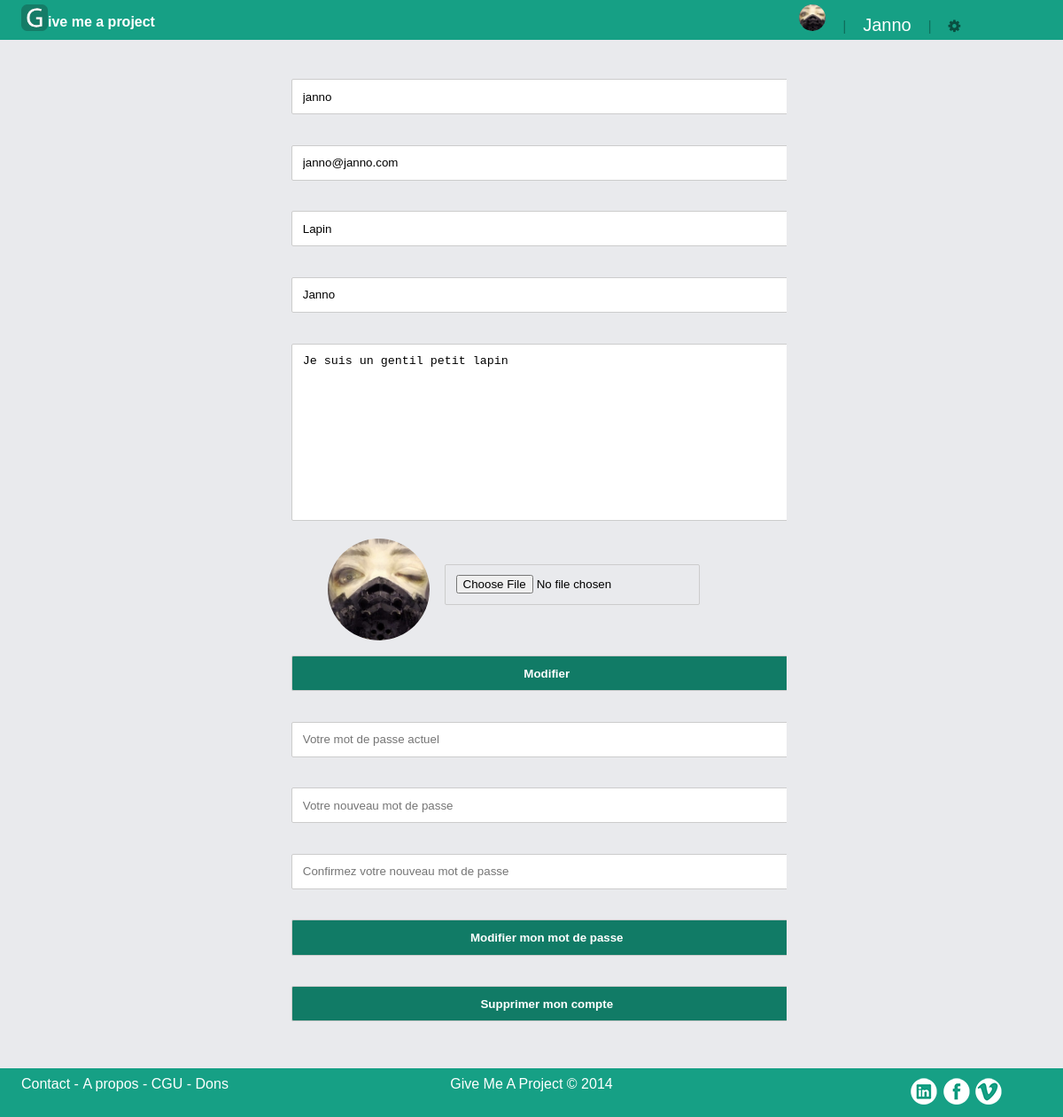
/index.php?page=pp-modifprofil (signed in), run on the app's committed database.
### tables this page shows
CREATE TABLE `user` (
  `id` int(11) NOT NULL AUTO_INCREMENT,
  `username` varchar(32) NOT NULL,
  `password` varchar(255) NOT NULL,
  `email` varchar(255) NOT NULL,
  `type` varchar(32) NOT NULL,
  `photo` varchar(255) NOT NULL,
  `nom` varchar(32) NOT NULL,
  `prenom` varchar(32) NOT NULL,
  `presentation` varchar(1000) NOT NULL,
  `paypal` varchar(255) NOT NULL,
  `competences` varchar(1000) NOT NULL,
  PRIMARY KEY (`id`),
  UNIQUE KEY `username` (`username`),
  UNIQUE KEY `id` (`id`),
  UNIQUE KEY `email` (`email`)
);

### apps/header.php (called while the page is built, shortened)
<?php
if(isset($_SESSION['username'])){
	$photo_user = '';
	$res = mysqli_query($db,"SELECT photo FROM user WHERE username = '".$_SESSION['username']."'");
	$photo_user = mysqli_fetch_assoc($res);
}
require_once("views/header.phtml");

### apps/skel.php (called while the page is built)
<?php
require("views/skel.phtml");

### index.php (called while the page is built, shortened)
<?php
require("apps/skel.php");
?>

### apps/pp-modifprofil.php (called while the page is built, shortened)
<?php
$res2 = mysqli_query($db, "SELECT * FROM user WHERE username = '".$_SESSION['username']."'");
$content = mysqli_fetch_assoc($res2);
require("views/pp-modifprofil.phtml");

### views/pp-modifprofil.phtml (the view)
<div class="modifprofil-pp">
	<form action="index.php?page=pp-modifprofil" method="POST" enctype="multipart/form-data">
		<input placeholder="Nom d'utilisateur" type="text" name="modifUsername" value="<?= $content['username']?>"><br>
		<input placeholder="Adresse email" type="text" name="modifEmail" value="<?= $content['email']?>"><br>
		<input placeholder="Nom" type="text" name="modifNom" value="<?= $content['nom']?>"><br>
		<input placeholder="Prénom" type="text" name="modifPrenom" value="<?= $content['prenom']?>"><br>
		<textarea placeholder="Présentation" name="modifPresentation"><?= $content['presentation']?></textarea><br>
		<img src="sources/images/photo_pp_dev/<?= $content['photo']?>" alt="">
		<input type="file" name="photo_pp_dev" accept="image/bmp,image/gif,image/png,image/jpeg,image/x-ms-bmp">
		<input type="submit" name="submitModifProfil" value="Modifier">
	</form>
	<form action="index.php?page=pp-modifprofil" method="POST">
		<input type="password" name="modifXPassword" placeholder="Votre mot de passe actuel"><br>
		<input type="password" name="modifPassword" placeholder="Votre nouveau mot de passe"><br>
		<input type="password" name="modifConfPassword" placeholder="Confirmez votre nouveau mot de passe"><br>
		<input type="submit" name="submitModifPassword" value="Modifier mon mot de passe">
	</form>
	<form action="index.php?page=pp-modifprofil" method="POST">
		<input type="submit" name="supprimerCompte" value="Supprimer mon compte">
	</form>
</div>

### views/header.phtml
<header>
<div class="header-wrap">
<img class="logo" src="sources/images/logo_50-50.png" alt="logo"> <p>ive me a project</p>
	<?php
	if(isset($_SESSION['username'])) {
	$res=mysqli_query($db,"SELECT type FROM user WHERE username = '".$_SESSION['username']."'");
	$type=mysqli_fetch_assoc($res);
		if($type['type']=== 'dev') {
			echo "<div class='logged'>
				<img src='sources/images/photo_pp_dev/".$photo_user['photo']."' alt='' class='avatar'>
				<span class='sep'>|</span>
				<a href='index.php?page=dev-profil'><h2 class='headerUser'>".$_SESSION['username']."</h2></a>
				<span class='sep'>|</span>
				<i class='menu-btn fa fa-cog'></i>
				<div class='menu'>
					<a href='index.php?page=dev-profil'><button>dashboard&nbsp;&nbsp;<i class='menu-btn fa fa-tachometer'></i></button></a>
					<a href='index.php?page=dev-modifprofil'><button>mon profil&nbsp;&nbsp;<i class='menu-btn fa fa-wrench'></i></button></a>
					<form method='POST' action='index.php' class='disconnect'>
						<button type='submit' name='disconnect'>déconnexion&nbsp;&nbsp;<i class='menu-btn fa fa-power-off'></i></button>
					</form>
				</div>
			</div>";
		}
		else if($type['type']=== 'pp') {
			echo "<div class='logged'>
				<img src='sources/images/photo_pp_dev/".$photo_user['photo']."' alt='' class='avatar'>
				<span class='sep'>|</span>
				<a href='index.php?page=pp-profil'><h2 class='headerUser'>".$_SESSION['username']."</h2></a>
				<span class='sep'>|</span>
				<i class='menu-btn fa fa-cog'></i>
				<div class='menu'>
					<a href='index.php?page=pp-profil'><button>dashboard&nbsp;&nbsp;<i class='menu-btn fa fa-tachometer'></i></button></a>
					<a href='index.php?page=pp-modifprofil'><button>mon profil&nbsp;&nbsp;<i class='menu-btn fa fa-wrench'></i></button></a>
					<form method='POST' action='index.php' class='disconnect'>
						<button type='submit' name='disconnect'>déconnexion&nbsp;&nbsp;<i class='menu-btn fa fa-power-off'></i></button>
					</form>
				</div>
			</div>";
		}
	}
	else {
		echo "<form method='POST' action='index.php' class='loginForm'>
				<input type='email' name='logmail' placeholder='Email'>
				<input type='password' name='logpass' placeholder='Mot de passe'>
				<input type='submit' name='logsubmit' value='Connexion'>
			</form>"; }
	?>
	</div>
</header>

### sources/css/style.css (style rules this page uses)
*,*:before,*:after { box-sizing:border-box; -moz-box-sizing:border-box; -webkit-box-sizing:border-box; }
html,body { margin: 0; padding: 0; font-family: sans-serif; background-color: #E9EAED; }
header { width: 100%; height: 45px; padding: 5px 0; line-height: 30px; background-color: #16A085; position: relative; position: fixed; top: 0; z-index: 1; }
header a { text-decoration: none; color: #FFF; }
.header-wrap { width: 1200px; margin: 0 auto; }
.header-wrap p { display: inline; color: #fff; position: absolute; top: 10px; font-weight: bolder; }
.headerUser { display: inline; font-weight: bold; font-size: 20px; font-weight: lighter; text-transform: capitalize; color: #FFF; padding: 0 5%; }
.menu-btn { cursor: pointer; color: #000; opacity: 0.5; text-align: left; margin: 0 5%; }
.logged { float:right; display: inline-block; position:relative; width: 25%; }
.sep { opacity: 0.3; }
.avatar { height: 30px; width:30px; border-radius: 50%; margin: 0 5%; }
.modifprofil-pp { width: 50%; margin: 0 auto; overflow: hidden; }
.modifprofil-pp img { width: 20%; border-radius: 50%; background-color: #fff; float: left; margin-left: 10%; }
.modifprofil-pp input, .modifprofil-pp textarea, .modifprofil-pp select { width: 100%; padding: 2%; margin: 3%; border-radius: 2px; border:1px solid #CCCCCC; }
.modifprofil-pp textarea { height: 200px; }
.modifprofil-pp input[type="submit"] { background-color: #117B66; transition-duration: 0.3s; color: #fff; font-weight: bolder; }
.modifprofil-pp input[type="file"] { overflow: hidden; float: left; width: 50%!important; margin-top: 5%; }
img.logo { width: 30px; }
@media screen and (max-width: 1200px) { .header-wrap { width: auto; margin: 0 2%; } }

### data on the page
user: photo (picture), modifUsername "janno", modifEmail "janno@janno.com", modifNom "Lapin", modifPrenom "Janno", modifPresentation "Je suis un gentil petit lapin"

### other printed values
$_SESSION['username'] "Janno"
